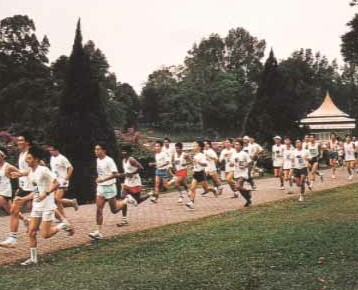
%> input picture Computer Vision Lab 2/assets/maccropped.jpg, 358 x 290 px
$ octave Lab2_Code.m   (GNU Octave 9; MATLAB toolbox functions it lacks are replaced by stand-ins)
%> lines starting %> are read from the running program, lines starting %| are printed output that depends on the picture; in (x1, y1, x2, y2) boxes, pixels count from 0 and x2, y2 are one past the last pixel; in counts of white or black regions, pixels touching at a corner belong together; the program's own positions count from 1
%%%%%%%%%%%%%%%%%%%%%%%%%%%%%%%%%%%%%%%%%%%%%%%%%%%%%%%%%%%%%%%%%%%%%%%%%%%
%% Question 3.1

% Part a
mac_rgb_image = imread('assets/maccropped.jpg');
%> mac_rgb_image is the input picture: size 290x358x3 uint8; mean R, G, B 133.3, 123.1, 109.7
mac_gs_image = rgb2gray(mac_rgb_image);

imshow(mac_gs_image);
%%
% Part b

sobel_vertical = [
            -1 0 1;
            -2 0 2;
            -1 0 1;
          ];

sobel_horizontal = [
           -1 -2 -1;
            0  0  0;
            1  2  1;
          ];

result_vertical = conv2(mac_gs_image, sobel_vertical);
figure, imshow(uint8(result_vertical))

result_horizontal = conv2(mac_gs_image, sobel_horizontal);
figure, imshow(uint8(result_horizontal))
%%
% Part c
canny_image = result_vertical.^2 + result_horizontal.^2;
result_square_rooted = sqrt(canny_image);
figure, imshow(uint8(canny_image));
figure, imshow(uint8(result_square_rooted));
%%
% Part d
threshold_list = [0, 50, 100, 150, 200, 250, 300, 350, 400];

for i = 1:9
    thresholded_image = result_square_rooted>threshold_list(i);
    subplot(3,3,i);
    imshow(thresholded_image);
end
%> this loop made 9 passes
%> pass 1, `thresholded_image = result_square_rooted>threshold_list(i);`:
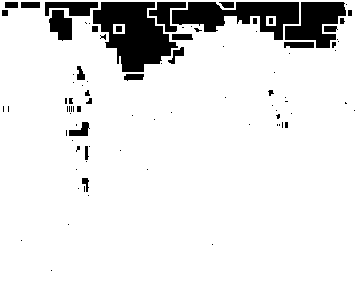
%> thresholded_image: size 292x360 logical; 89.4% white; 91 black regions (60 under 20 px), largest, box (x1, y1, x2, y2) and area: (93, 2, 178, 72) 3535, (172, 2, 299, 40) 2609, (285, 2, 346, 48) 1670
%> after the loop:
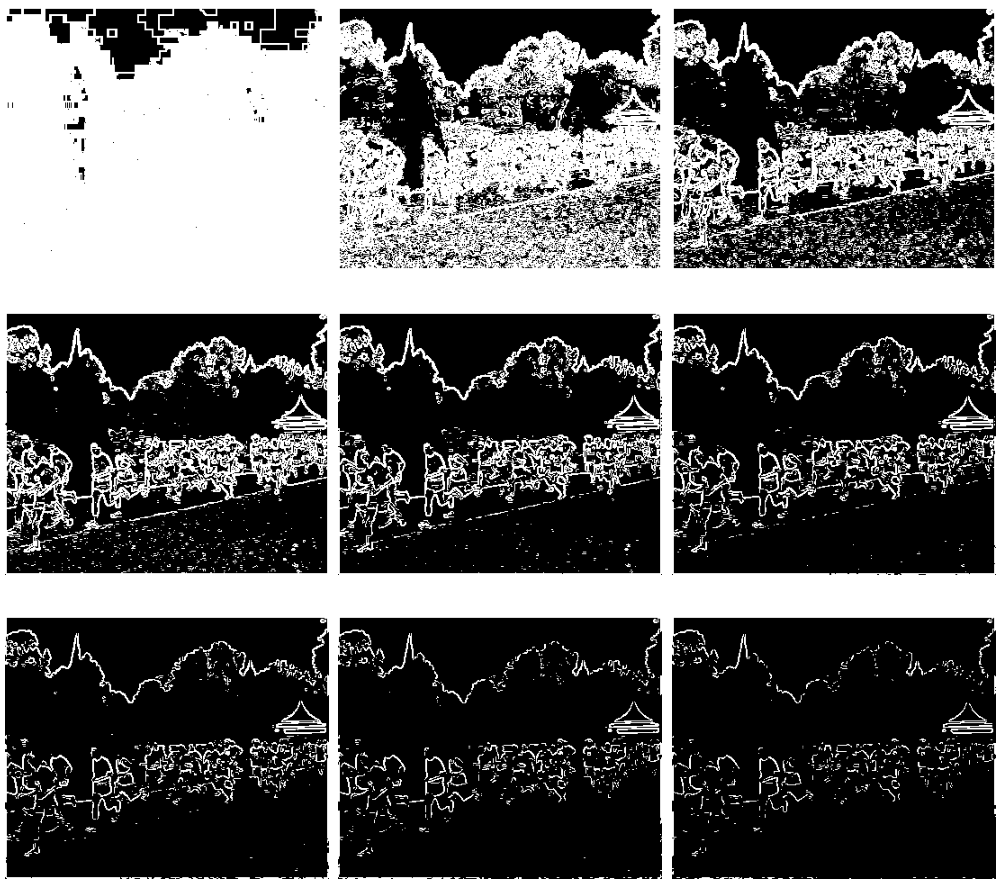
%> figure redrawn from the program's plot data, 9 panels
%%
% Part e (i)
tl = 0.04;
th = 0.1;
sigma = 1.0;

canny_image = edge(mac_gs_image, 'canny', [tl th], sigma(1));
%> canny_image: size 290x358 logical; 18.3% white in thin lines or dots
figure, imshow(canny_image)

sigmaList = [2.0, 3.0, 4.0, 5.0];

figure
for i = 1:4
    canny_image = edge(mac_gs_image, 'canny', [tl th], sigmaList(i));
    subplot(3,2,i);
    imshow(canny_image);
end
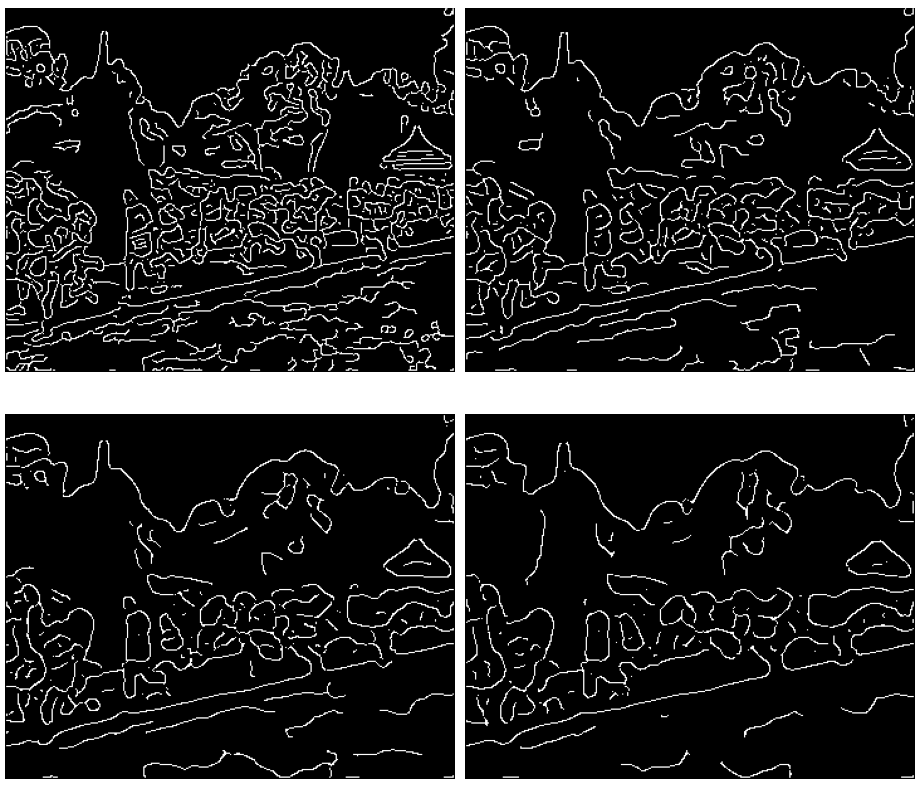
%> figure redrawn from the program's plot data, 4 panels
%%
clc
tl = [0.0001, 0.05, 0.075, 0.0999];
th = 0.1;
sigma = 1.0;

figure
for i = 1:4
    canny_image = edge(mac_gs_image, 'canny' ,[tl(i) th], sigma);
    subplot(2,2,i);
    imshow(canny_image);
end
%> this loop made 4 passes
%> pass 1, `canny_image = edge(mac_gs_image, 'canny' ,[tl(i) th], sigma);`:
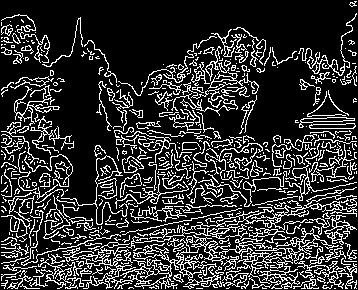
%> canny_image: size 290x358 logical; 19.8% white in thin lines or dots
%> after the loop:
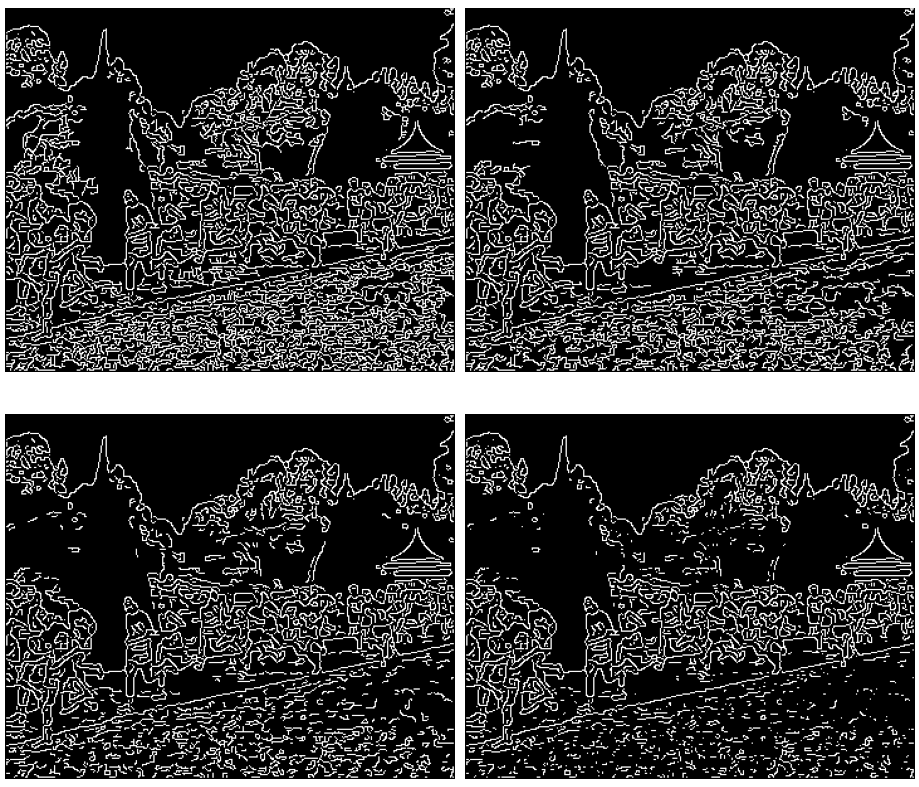
%> figure redrawn from the program's plot data, 4 panels

%%%%%%%%%%%%%%%%%%%%%%%%%%%%%%%%%%%%%%%%%%%%%%%%%%%%%%%%%%%%%%%%%%%%%%%%%%%
%% Question 3.2

% a
mac_rgb_image = imread('assets/maccropped.jpg');
mac_gs_image = rgb2gray(mac_rgb_image);
tl = 0.04; th = 0.1; sigmaList = 1.0;
canny_image = edge(mac_gs_image,'canny',[tl th],sigmaList);
imshow(canny_image);
%%
% Part b
[H, xp] = radon(canny_image);
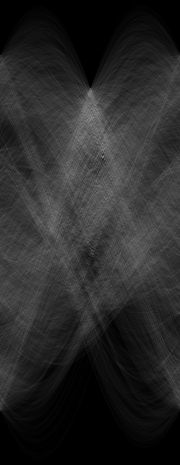
%> H: size 465x180 double; min 0, max 150.2, mean 40.9
%> xp = 465 values from -232 to 232
imshow(uint8(H));

%%
% Part c
clc
imagesc(uint8(H));
colormap('default');
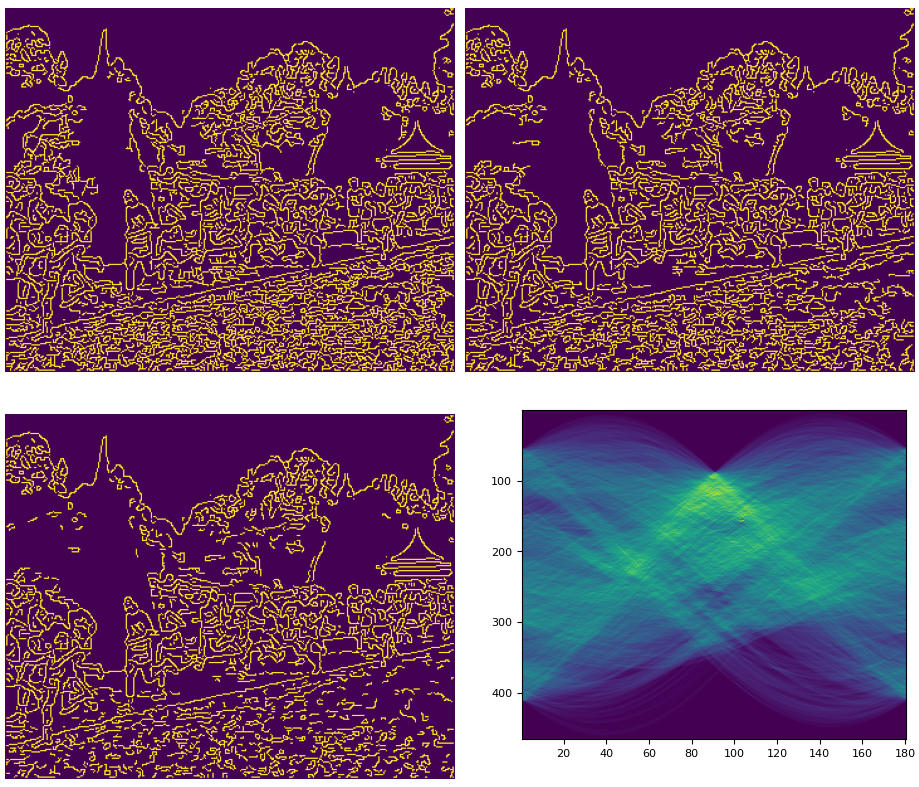
%> figure redrawn from the program's plot data, 4 panels
%> (the run ends here)
